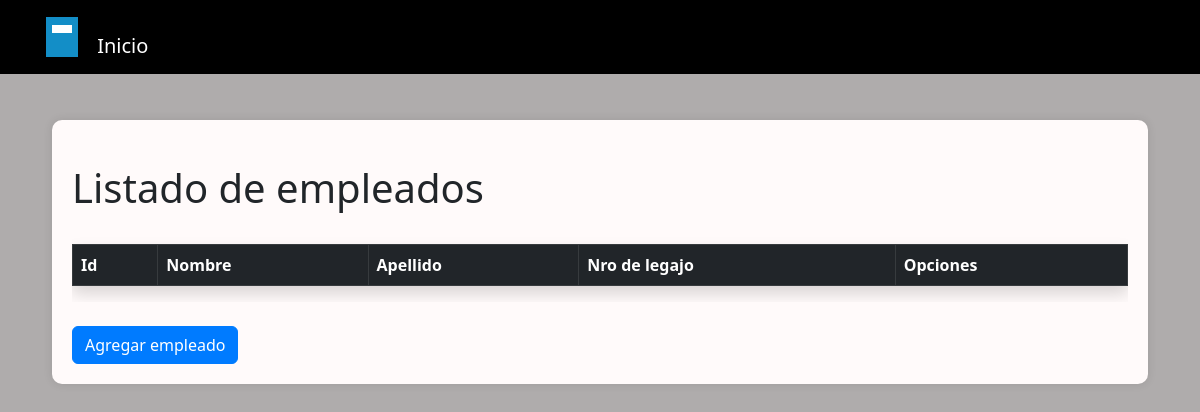
The page /biblioteca/empleados/listado/ on the database as committed earlier.
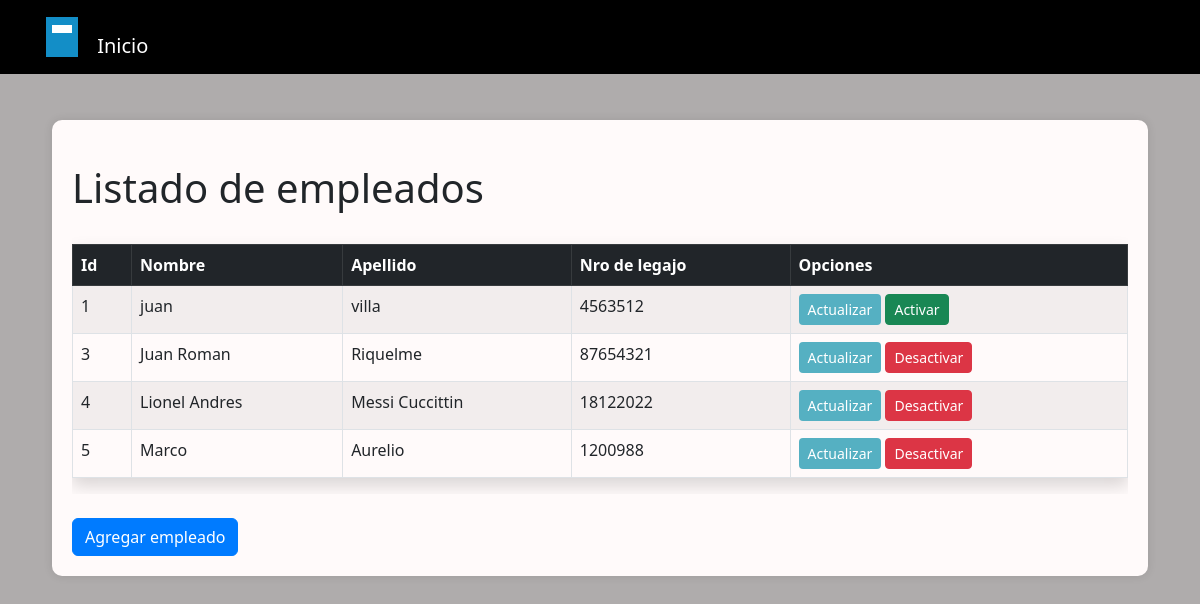
The same page on the database as committed later.
### biblioteca/models.py (models this page shows, shortened)
class Empleado(models.Model):
    nombre = models.CharField(max_length=30)
    apellido = models.CharField(max_length=30)
    numero_legajo = models.CharField(max_length=30)
    activo = models.BooleanField(default=True)

### biblioteca/views.py (the view)
# urls.py: path('empleados/listado/', listado_empleados, name='listado_empleados'),
def listado_empleados(request):
    lista_empleados = Empleado.objects.all()
    return render(request, "biblioteca/listado_empleados.html", {"lista_empleados" : lista_empleados})

### webapp/jinja2.py (called while the page is built)
def ini_jinja2(**options):
    env = Environment(**options)
    env.globals.update({
        'static': staticfiles_storage.url,
        'url': reverse,
    })
    return env

### biblioteca/templates/biblioteca/listado_empleados.html (shortened to what this page needs)
{% load static %}
<!DOCTYPE html>
<html lang="en">
    <head>
        <link rel="stylesheet" href="{% static 'css/bootstrap.min.css' %}">
        <link rel="stylesheet" href="{% static 'css/propios.css' %}">
    </head>
    <body>
        <nav class="navbar navbar-expand-lg navbar-dark bg-black fixed-top">
            <div class="container">
              <a class="navbar-brand" href="{% url 'pagina_principal' %}">
                <span class="logo-icon"></span>
                Inicio
              </a>
            </div>
          </nav>
          <div class="container mt-4">
            <div class="content-container">
              <h1 class="mt-4">Listado de empleados</h1>
              <div class="table-responsive">
                <table class="table table-bordered table-striped table-hover mt-4 shadow">
                  <thead class="table-dark">
                    <tr>
                        <th>Id</th>
                        <th>Nombre</th>
                        <th>Apellido</th>
                        <th>Nro de legajo</th>
                        <th>Opciones</th>
                    </tr>
                </thead>
                <tbody>
                    {% for empleado in lista_empleados %}
                        <tr>
                            <td>{{ empleado.id }}</td>
                            <td>{{ empleado.nombre }}</td>
                            <td>{{ empleado.apellido }}</td>
                            <td>{{ empleado.numero_legajo }}</td>
                            <td>
                                <a  class="btn btn-celeste-claro btn-sm" href="{% url 'actualizar_empleado' empleado.id %}">Actualizar</a>
                                {% if empleado.activo %}
                                    <a class="btn btn-danger btn-sm" href="{% url 'desactivar_empleado' empleado.id %}">Desactivar</a>
                                {% else %}
                                    <a class="btn btn-success btn-sm" href="{% url 'activar_empleado' empleado.id %}">Activar</a>
                                {% endif %}
                            </td>
                        </tr>
                    {% endfor %}
                </tbody>
                </table>
              </div>
              <br>
              <a href="{% url 'registrar_empleado' %}" class="btn btn-primary">Agregar empleado</a>
        </div>
          </div>
    </body>
</html>

Rows that differ between the two databases and show on the page:
added Empleado: id "1", nombre "juan", apellido "villa", numero_legajo "4563512", activo "Activar"
added Empleado: id "3", nombre "Juan Roman", apellido "Riquelme", numero_legajo "87654321", activo "Desactivar"
added Empleado: id "4", nombre "Lionel Andres", apellido "Messi Cuccittin", numero_legajo "18122022", activo "Desactivar"
added Empleado: id "5", nombre "Marco", apellido "Aurelio", numero_legajo "1200988", activo "Desactivar"
